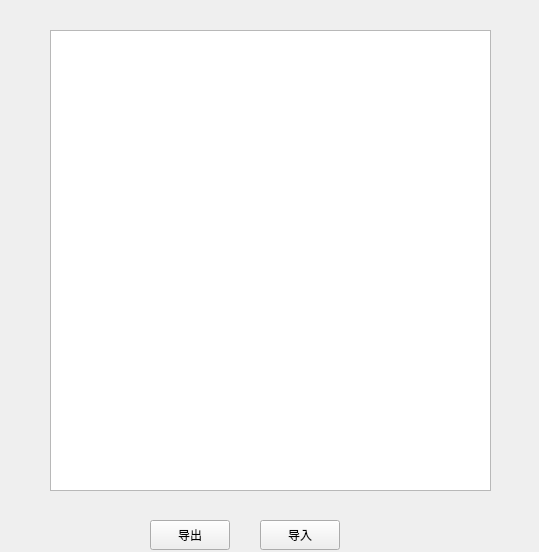
<?xml version="1.0" encoding="UTF-8"?>
<ui version="4.0">
 <class>ReportOutput</class>
 <widget class="QWidget" name="ReportOutput">
  <property name="geometry">
   <rect>
    <x>0</x>
    <y>0</y>
    <width>539</width>
    <height>552</height>
   </rect>
  </property>
  <property name="windowTitle">
   <string>Form</string>
  </property>
  <widget class="QListWidget" name="listWidgetExport">
   <property name="geometry">
    <rect>
     <x>50</x>
     <y>30</y>
     <width>441</width>
     <height>461</height>
    </rect>
   </property>
  </widget>
  <widget class="QPushButton" name="pushButtonExport">
   <property name="geometry">
    <rect>
     <x>150</x>
     <y>520</y>
     <width>80</width>
     <height>30</height>
    </rect>
   </property>
   <property name="minimumSize">
    <size>
     <width>80</width>
     <height>30</height>
    </size>
   </property>
   <property name="maximumSize">
    <size>
     <width>80</width>
     <height>30</height>
    </size>
   </property>
   <property name="font">
    <font>
     <family>微软雅黑</family>
    </font>
   </property>
   <property name="text">
    <string>导出</string>
   </property>
  </widget>
  <widget class="QPushButton" name="pushButtonOpen">
   <property name="geometry">
    <rect>
     <x>260</x>
     <y>520</y>
     <width>80</width>
     <height>30</height>
    </rect>
   </property>
   <property name="minimumSize">
    <size>
     <width>80</width>
     <height>30</height>
    </size>
   </property>
   <property name="maximumSize">
    <size>
     <width>80</width>
     <height>30</height>
    </size>
   </property>
   <property name="font">
    <font>
     <family>微软雅黑</family>
    </font>
   </property>
   <property name="text">
    <string>导入</string>
   </property>
  </widget>
 </widget>
 <resources/>
 <connections/>
</ui>
